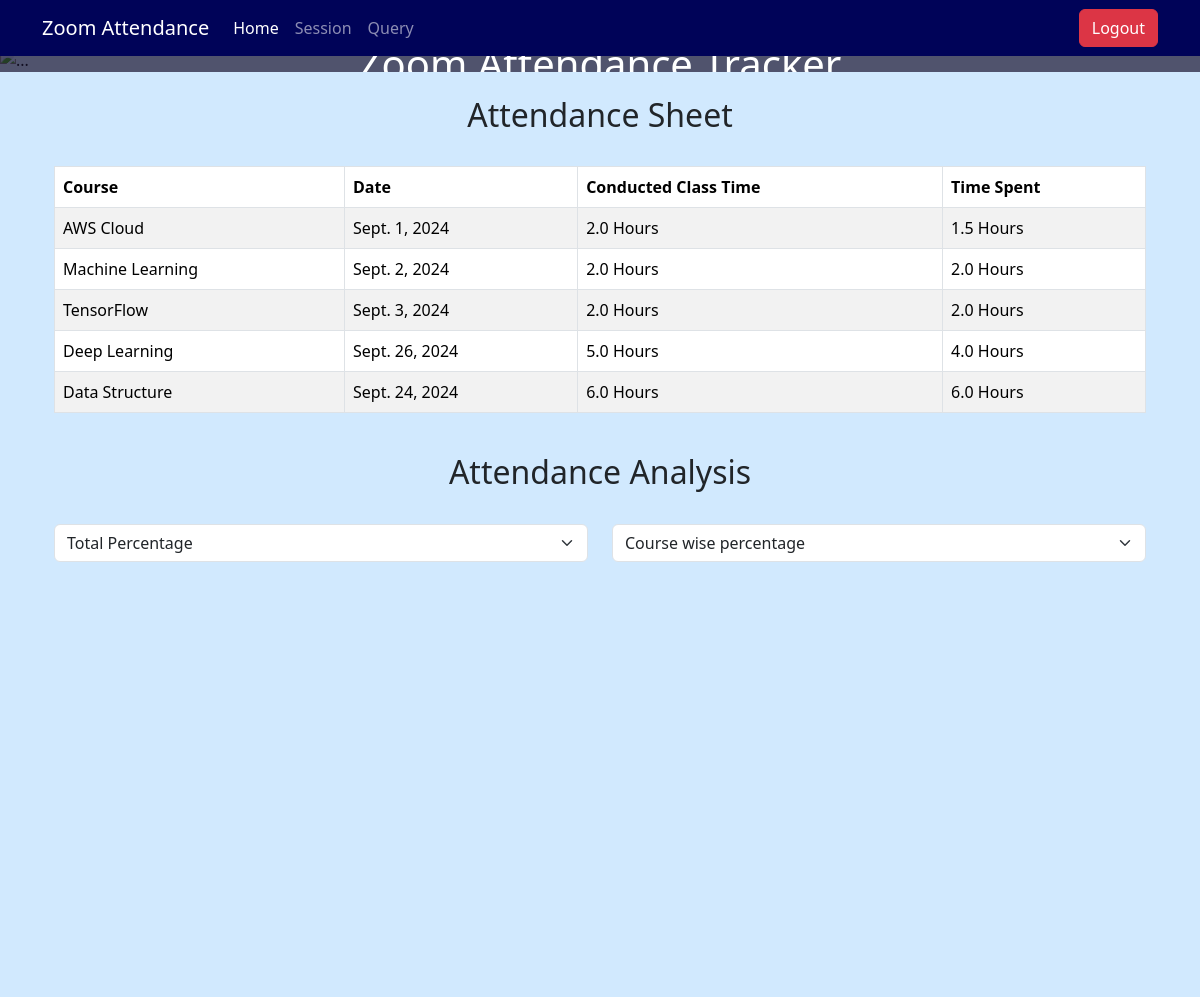
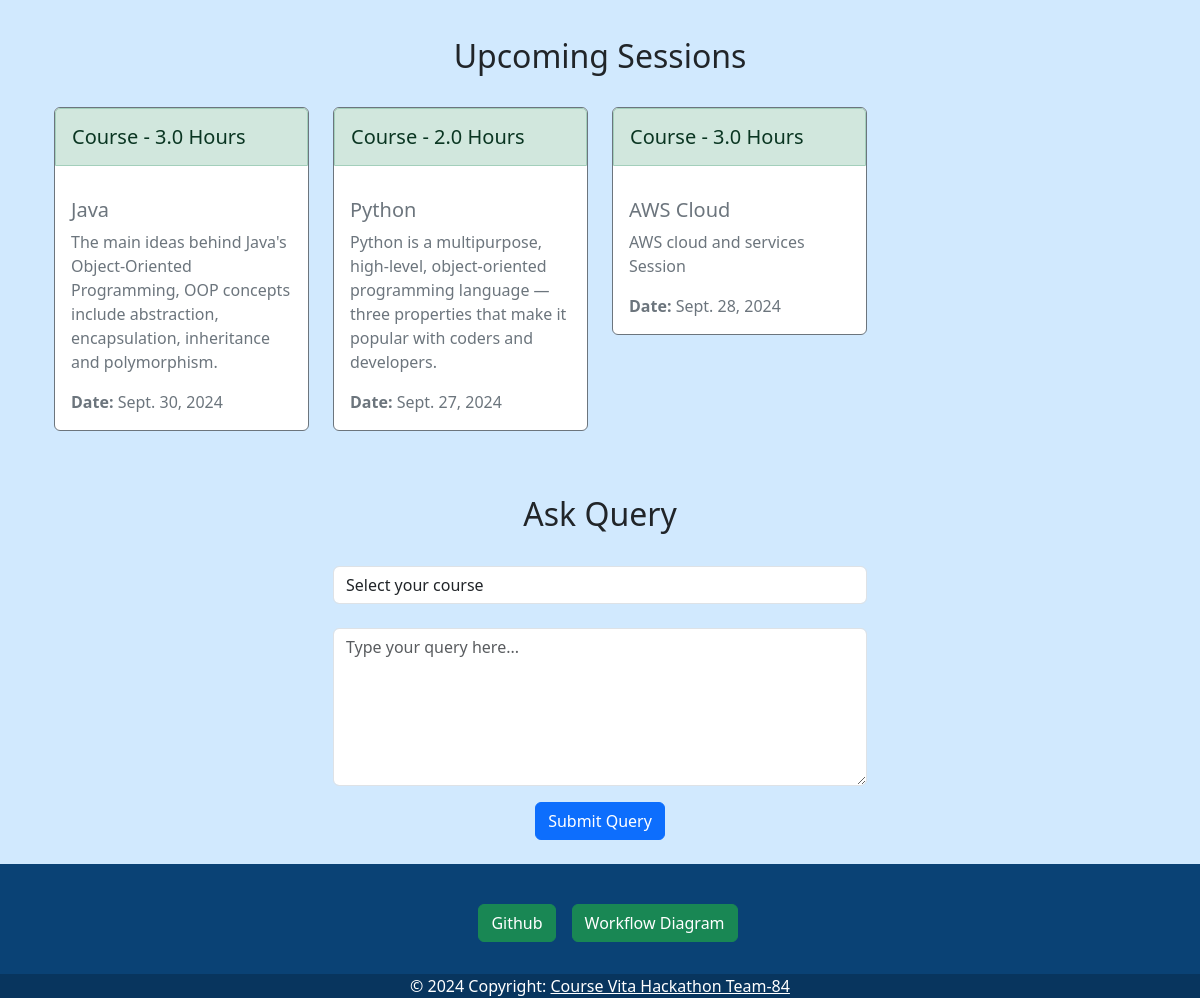
/ (signed in), run on the app's committed database (2 pictures, top to bottom).
### app/models.py (models this page shows, shortened)
class Attendance(models.Model):
    course = models.CharField(max_length=100)
    date = models.DateField()
    conducted_time = models.FloatField()
    Attended_Time = models.FloatField()

class UpcomingSession(models.Model):
    course = models.CharField(max_length=100)
    session_date = models.DateField()
    duration = models.FloatField()  # Duration in hours
    description = models.TextField(blank=True, null=True)  # Optional description

### app/views.py (the view)
# urls.py: path('', views.index, name='index'),
def index(request):
    if 'student_id' in request.session:
        attendances = Attendance.objects.all()
        sessions = UpcomingSession.objects.all()
        courses = [attendance.course for attendance in attendances]
        conducted_classes = [attendance.conducted_time for attendance in attendances]
        attended_classes = [attendance.Attended_Time for attendance in attendances]
        unique_courses = set(attendance.course for attendance in attendances)  # Get unique course names
        return render(request, 'index.html', {
            'attendances': attendances,
            'courses': courses,
            'conducted_classes': conducted_classes,
            'attended_classes': attended_classes,
            'sessions': sessions,  # Pass sessions to the template
            'unique_courses': unique_courses,  # Pass unique courses to the template
        })
    else:
        return redirect('login')

### templates/index.html
{% extends "base.html" %}
{% block hero %}
{% include "components/crousel.html" %}
{% endblock hero %}
{% block section1 %}
{% include "components/table.html" %}
{% include "components/plotly.html" %}
{% endblock section1 %}
{% block section2 %}
{% include "components/session.html" %}
{% endblock section2 %}
{% block section3 %}
{% include "components/query.html" %}
{% endblock section3 %}

### templates/base.html (shortened to what this page needs)
<!doctype html>
<html lang="en">
<head>
    <link href="https://cdn.jsdelivr.net/npm/bootstrap@5.3.3/dist/css/bootstrap.min.css" rel="stylesheet">
</head>
<body style="background-color: rgb(209, 233, 254);">
    {% include "components/navbar.html" %}
    {% block hero %}
    {% endblock hero %}
    <div class="container">
        {% block section1 %}
        {% endblock section1 %}
    </div>
    <div class="container">
        {% block section2 %}
        {% endblock section2 %}
    </div>
    <div class="container vw-100">
        {% block section3 %}
        {% endblock section3 %}
    </div>
    {% include "components/footer.html" %}
</body>
</html>

### templates/components/navbar.html (shortened to what this page needs)
<nav class="navbar navbar-expand-lg navbar-dark fixed-top" style="background-color: rgb(0, 3, 88);">
    <div class="container">
        <a class="navbar-brand" href="/">Zoom Attendance</a>
        <div class="collapse navbar-collapse" id="navbarSupportedContent">
            <ul class="navbar-nav me-auto mb-2 mb-lg-0">
                <li class="nav-item">
                    <a class="nav-link active" aria-current="page" href="/">Home</a>
                </li>
                <li class="nav-item">
                    <a class="nav-link" href="#session">Session</a>
                </li>
                <li class="nav-item">
                    <a class="nav-link" href="#query">Query</a>
                </li>
            </ul>
            <div class="d-flex">
                {% if request.session.student_id %}
                <a class="btn btn-danger" href="{% url 'logout' %}">Logout</a>
                {% else %}
                <a class="btn btn-success" href="{% url 'login' %}">Login</a>
                {% endif %}
            </div>
        </div>
    </div>
</nav>

### templates/components/crousel.html (shortened to what this page needs)
<div id="carouselExampleSlidesOnly" class="carousel slide d-flex justify-content-center pt-5" data-bs-ride="carousel" data-bs-interval="2000" style="width: 100%;">
    <div class="carousel-inner" style="height: 50%; width: 100%;">
        <div class="carousel-item position-relative">
            <img src="https://cdn.shopify.com/s/files/1/0066/4574/3686/files/New_York_Skyline_LinkedIn_Background_Photo.png?v=1627912075" class="d-block w-100" alt="...">
            <div class="carousel-caption position-absolute top-0 start-0 w-100 h-100 d-flex align-items-center justify-content-center" style="background: rgba(8, 0, 29, 0.642);">
                <h1 class="text-white">Zoom Attendance Tracker</h1>
            </div>
        </div>
    </div>
</div>

### templates/components/table.html
<div class="container mt-4">
    <h2 class="h2 pb-4 text-center">Attendance Sheet</h2>
    <table class="table table-bordered table-striped">
        <thead>
            <tr>
                <th>Course</th>
                <th>Date</th>
                <th>Conducted Class Time</th>
                <th>Time Spent</th>
            </tr>
        </thead>
        <tbody>
            {% for attendance in attendances %}
            <tr>
                <td>{{ attendance.course }}</td>
                <td>{{ attendance.date }}</td>
                <td>{{ attendance.conducted_time }} Hours</td>
                <td>{{ attendance.Attended_Time }} Hours</td>
            </tr>
            {% endfor %}
        </tbody>
    </table>
</div>

### templates/components/plotly.html (shortened to what this page needs)
<div class="container py-4">
    <h2 class="h2 pb-4 text-center">Attendance Analysis</h2>
    <div class="row pb-4">
        <div class="col-md text-center">
            <select class="form-select" id="attendanceType">
                <option value="Total">Total Percentage</option>
            </select>
        </div>
        <div class="col-md text-center">
            <select class="form-select" id="courseSelect">
                <option selected>Course wise percentage</option>
            </select>
        </div>
    </div>
    <div class="row">
        <div class="col-md">
            <div id="conductedVsAttendedBarGraph" style="width: 100%; height: 400px;"></div>
        </div>
        <div class="col-md">
            <div id="conductedVsAttendedPieChart" style="width: 100%; height: 400px;"></div>
        </div>
    </div>
</div>

### templates/components/session.html
<div class="container py-4" id="session">
    <h2 class="h2 pb-4 text-center">Upcoming Sessions</h2>
    <div class="row">
        {% for session in sessions %}
        <div class="col-md-3">
            <div class="card border-secondary mb-3" style="max-width: 18rem;">
                <h5 class="card-header alert alert-success">Course - <span>{{ session.duration }} Hours</span></h5>
                <div class="card-body text-secondary">
                    <h5 class="card-title">{{ session.course }}</h5>
                    <p class="card-text">{{ session.description }}</p>
                    <p class="card-text"><strong>Date:</strong> {{ session.session_date }}</p>
                </div>
            </div>
        </div>
        {% empty %}
        <div class="col-md-12">
            <div class="alert alert-info text-center">No upcoming sessions available.</div>
        </div>
        {% endfor %}
    </div>
</div>

### templates/components/query.html (shortened to what this page needs)
<div class="container py-4" id="query">
    <h2 class="h2 pb-4 text-center">Ask Query</h2>
    <form class="text-center">
        <div class="row mb-3 justify-content-center">
            <div class="col-md-6">
                <select id="courseSelect" class="form-control">
                    <option selected>Select your course</option>
                </select>
            </div>
        </div>
        <div class="row mb-3 pt-2 justify-content-center">
            <div class="col-md-6">
                <textarea id="queryTextArea" class="form-control" rows="6" placeholder="Type your query here..."></textarea>
            </div>
        </div>
        <div class="row">
            <div class="col-md-12 text-center">
                <button type="submit" class="btn btn-primary">Submit Query</button>
            </div>
        </div>
    </form>
</div>

### templates/components/footer.html
<section class="">
    <footer class="text-center text-white" style="background-color: #0a4275;">
        <div class="container p-4 pb-0">
            <section class="">
                <p class="d-flex justify-content-center align-items-center">
                    <a href="https://github.com/rohitcsit/Zoom_Attendance_Tracker" class="btn btn-success m-3 " target="_blank">Github</a>
                    <a href="https://drive.google.com/file/d/1_N7xQqpITmObizHcJ7MeuGtOqFcDpEAd/view?usp=sharing" class="btn btn-success" target="_blank">Workflow Diagram</a>
                </p>
            </section>
        </div>
        <div class="text-center" style="background-color: rgba(0, 0, 0, 0.2);">
            © 2024 Copyright:
            <a class="text-white" href="https://mdbootstrap.com/">Course Vita Hackathon Team-84</a>
        </div>
    </footer>
</section>

### data on the page
Attendance: course "AWS Cloud", date "Sept. 1, 2024", conducted_time "2.0", Attended_Time "1.5"
Attendance: course "Machine Learning", date "Sept. 2, 2024", conducted_time "2.0", Attended_Time "2.0"
Attendance: course "TensorFlow", date "Sept. 3, 2024", conducted_time "2.0", Attended_Time "2.0"
Attendance: course "Deep Learning", date "Sept. 26, 2024", conducted_time "5.0", Attended_Time "4.0"
Attendance: course "Data Structure", date "Sept. 24, 2024", conducted_time "6.0", Attended_Time "6.0"
UpcomingSession: duration "3.0", course "Java", description "The main ideas behind Java's Object-Oriented Programming, OOP concepts include abstraction, encapsulation, inheritance and polymorphism.", session_date "Sept. 30, 2024"
UpcomingSession: duration "2.0", course "Python", description "Python is a multipurpose, high-level, object-oriented programming language — three properties that make it popular with coders and developers.", session_date "Sept. 27, 2024"
UpcomingSession: duration "3.0", course "AWS Cloud", description "AWS cloud and services Session", session_date "Sept. 28, 2024"
